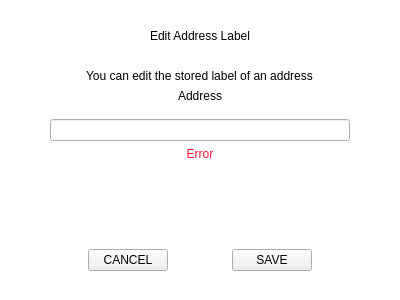
<?xml version="1.0" encoding="UTF-8"?>
<ui version="4.0">
 <class>UpdateAddress</class>
 <widget class="QDialog" name="UpdateAddress">
  <property name="geometry">
   <rect>
    <x>0</x>
    <y>0</y>
    <width>400</width>
    <height>300</height>
   </rect>
  </property>
  <property name="windowTitle">
   <string>Form</string>
  </property>
  <property name="styleSheet">
   <string notr="true">#UpdateAddress{
	background-color:transparent;
}</string>
  </property>
  <layout class="QVBoxLayout" name="verticalLayout">
   <property name="leftMargin">
    <number>10</number>
   </property>
   <property name="topMargin">
    <number>10</number>
   </property>
   <property name="rightMargin">
    <number>10</number>
   </property>
   <property name="bottomMargin">
    <number>10</number>
   </property>
   <item>
    <widget class="QFrame" name="frame">
     <property name="autoFillBackground">
      <bool>false</bool>
     </property>
     <property name="styleSheet">
      <string notr="true">#frame{
  background-color: white;
  padding: 10px 10px 10px 10px;
  border-radius: 20px;
}</string>
     </property>
     <property name="frameShape">
      <enum>QFrame::StyledPanel</enum>
     </property>
     <property name="frameShadow">
      <enum>QFrame::Raised</enum>
     </property>
     <layout class="QVBoxLayout" name="verticalLayout_2">
      <item>
       <widget class="QLabel" name="labelTitle">
        <property name="maximumSize">
         <size>
          <width>16777215</width>
          <height>40</height>
         </size>
        </property>
        <property name="styleSheet">
         <string notr="true"/>
        </property>
        <property name="text">
         <string>Edit Address Label</string>
        </property>
        <property name="alignment">
         <set>Qt::AlignCenter</set>
        </property>
       </widget>
      </item>
      <item>
       <spacer name="verticalSpacer_6">
        <property name="orientation">
         <enum>Qt::Vertical</enum>
        </property>
        <property name="sizeType">
         <enum>QSizePolicy::Fixed</enum>
        </property>
        <property name="sizeHint" stdset="0">
         <size>
          <width>20</width>
          <height>20</height>
         </size>
        </property>
       </spacer>
      </item>
      <item alignment="Qt::AlignHCenter">
       <widget class="QLabel" name="label">
        <property name="text">
         <string>You can edit the stored label of an address</string>
        </property>
       </widget>
      </item>
      <item alignment="Qt::AlignHCenter">
       <widget class="QLabel" name="lblAddress">
        <property name="text">
         <string>Address</string>
        </property>
        <property name="wordWrap">
         <bool>true</bool>
        </property>
       </widget>
      </item>
      <item>
       <spacer name="verticalSpacer_3">
        <property name="orientation">
         <enum>Qt::Vertical</enum>
        </property>
        <property name="sizeType">
         <enum>QSizePolicy::Fixed</enum>
        </property>
        <property name="sizeHint" stdset="0">
         <size>
          <width>20</width>
          <height>10</height>
         </size>
        </property>
       </spacer>
      </item>
      <item alignment="Qt::AlignHCenter">
       <widget class="QLineEdit" name="editLabel">
        <property name="minimumSize">
         <size>
          <width>300</width>
          <height>0</height>
         </size>
        </property>
        <property name="maximumSize">
         <size>
          <width>300</width>
          <height>16777215</height>
         </size>
        </property>
        <property name="styleSheet">
         <string notr="true"/>
        </property>
        <property name="alignment">
         <set>Qt::AlignCenter</set>
        </property>
       </widget>
      </item>
      <item>
       <widget class="QLabel" name="errorMessage">
        <property name="styleSheet">
         <string notr="true">color:#fd1337;</string>
        </property>
        <property name="text">
         <string>Error</string>
        </property>
        <property name="alignment">
         <set>Qt::AlignCenter</set>
        </property>
       </widget>
      </item>
      <item>
       <spacer name="verticalSpacer_5">
        <property name="orientation">
         <enum>Qt::Vertical</enum>
        </property>
        <property name="sizeHint" stdset="0">
         <size>
          <width>20</width>
          <height>40</height>
         </size>
        </property>
       </spacer>
      </item>
      <item>
       <layout class="QHBoxLayout" name="horizontalLayout_2">
        <item>
         <spacer name="horizontalSpacer_2">
          <property name="orientation">
           <enum>Qt::Horizontal</enum>
          </property>
          <property name="sizeHint" stdset="0">
           <size>
            <width>40</width>
            <height>20</height>
           </size>
          </property>
         </spacer>
        </item>
        <item>
         <widget class="QPushButton" name="btnEsc">
          <property name="focusPolicy">
           <enum>Qt::NoFocus</enum>
          </property>
          <property name="styleSheet">
           <string notr="true"/>
          </property>
          <property name="text">
           <string>CANCEL</string>
          </property>
         </widget>
        </item>
        <item>
         <spacer name="horizontalSpacer_4">
          <property name="orientation">
           <enum>Qt::Horizontal</enum>
          </property>
          <property name="sizeHint" stdset="0">
           <size>
            <width>40</width>
            <height>20</height>
           </size>
          </property>
         </spacer>
        </item>
        <item>
         <widget class="QPushButton" name="btnSave">
          <property name="focusPolicy">
           <enum>Qt::NoFocus</enum>
          </property>
          <property name="styleSheet">
           <string notr="true"/>
          </property>
          <property name="text">
           <string>SAVE</string>
          </property>
         </widget>
        </item>
        <item>
         <spacer name="horizontalSpacer_3">
          <property name="orientation">
           <enum>Qt::Horizontal</enum>
          </property>
          <property name="sizeHint" stdset="0">
           <size>
            <width>40</width>
            <height>20</height>
           </size>
          </property>
         </spacer>
        </item>
       </layout>
      </item>
     </layout>
    </widget>
   </item>
  </layout>
 </widget>
 <resources/>
 <connections/>
</ui>
